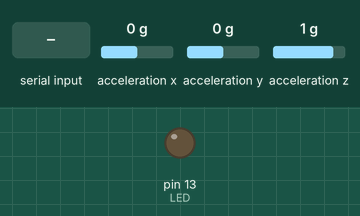
Recording of a sketch running on a simulated Arduino Uno, built with avr-gcc and run on an emulated ATmega328P. On the bench: output pins drawn as LEDs (lit = HIGH). Dashed ring = blinking. The test bench sets the inputs (shaded band); at power-on: acceleration x 0 g, acceleration y 0 g, acceleration z 1 g. No radio packets arrive unless stated; pins used as bus, display or sensor lines are not drawn; what the sketch prints to the serial monitor is not drawn.

Above: at 1.2 s.
1.3 s: "1" received over Serial
At 1.58 s:
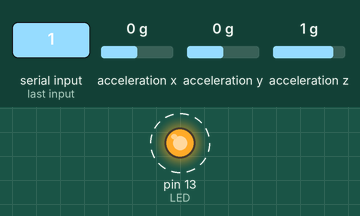
4.3 s: "0" received over Serial
Timing chart, 0 to 11.2 s (numbered marks = the images above; inputs shaded):
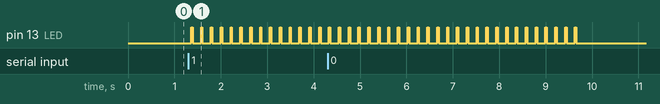

Measured:
- after the input at 1.3 s, pin 13 (LED): alternates HIGH for 0.03 s and LOW for 0.18 s, starting after 0.06 s

The sketch:

transmitter.ino
```cpp
#include <Wire.h>
#include <Adafruit_Sensor.h>
#include <Adafruit_ADXL345_U.h>
#include <SPI.h>
#include <RH_RF69.h>

#define RF69_FREQ  868.0
#define RFM69_CS   16
#define RFM69_INT  21
#define RFM69_RST  17
#define LED        LED_BUILTIN
#define BURST_SIZE 20

RH_RF69 rf69(RFM69_CS, RFM69_INT);
Adafruit_ADXL345_Unified accel = Adafruit_ADXL345_Unified(12345);

uint32_t seq = 0;

void sendBurst() {
  Serial.println("--- BURST START ---");
  for (int i = 0; i < BURST_SIZE; i++) {
    sensors_event_t event;
    accel.getEvent(&event);

    char payload[64];
    snprintf(payload, sizeof(payload), "%lu,%.2f,%.2f,%.2f",
             seq++,
             event.acceleration.x,
             event.acceleration.y,
             event.acceleration.z);

    rf69.send((uint8_t*)payload, strlen(payload));
    rf69.waitPacketSent();

    Serial.print("TX "); Serial.print(seq - 1);
    Serial.print(": "); Serial.println(payload);

    digitalWrite(LED, HIGH); delay(30); digitalWrite(LED, LOW);
    delay(120);  // ~150ms per paket = ~3s för 20 paket
  }
  Serial.println("--- BURST DONE ---");
}

void setup() {
  Serial.begin(115200);
  while (!Serial) delay(10);
  pinMode(LED, OUTPUT);

  if (!accel.begin()) {
    for (;;) { digitalWrite(LED, !digitalRead(LED)); delay(200); }
  }
  accel.setRange(ADXL345_RANGE_4_G);

  pinMode(RFM69_RST, OUTPUT);
  digitalWrite(RFM69_RST, HIGH); delay(10);
  digitalWrite(RFM69_RST, LOW);  delay(10);

  if (!rf69.init()) {
    for (;;) { digitalWrite(LED, !digitalRead(LED)); delay(100); }
  }

  rf69.setFrequency(RF69_FREQ);
  rf69.setTxPower(20, true);

  uint8_t key[] = { 1,2,3,4,5,6,7,8, 1,2,3,4,5,6,7,8 };
  rf69.setEncryptionKey(key);

  Serial.println("TX READY — skriv vad som helst + Enter för att skicka burst");
}

void loop() {
  if (Serial.available()) {
    while (Serial.available()) Serial.read();  // töm buffern
    sendBurst();
  }
}
```
